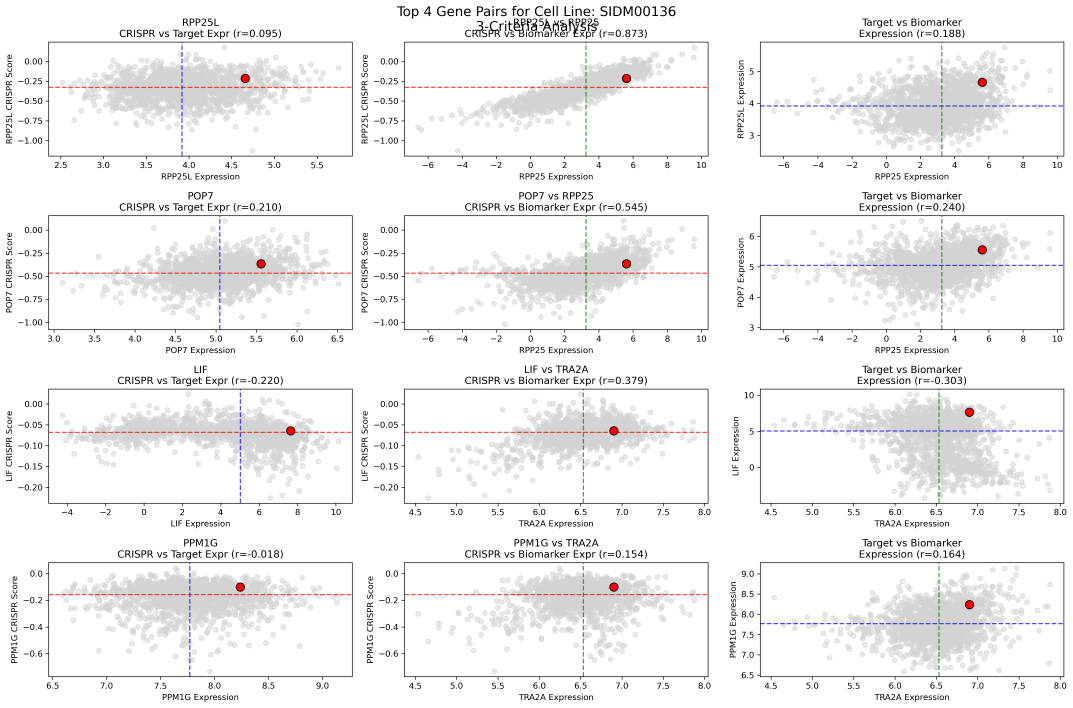
#> input picture notebooks/validation_growth_tissue/cell_line_SIDM00136_examples.png, 5364 x 3539 px (shown at 1/5 size)
$ python -i dipvae_metrics.py   (imports and definitions only)
#> lines starting #> are read from the running program, lines starting #| are printed output that depends on the picture; after the words box and inside, x2 and y2 are one past the last pixel; in counts of white or black regions, pixels touching at a corner belong together
import pandas as pd
import matplotlib.pyplot as plt
import numpy as np
from sklearn.feature_selection import mutual_info_regression
from sklearn.decomposition import PCA
import pytesseract
import cv2
import re
from PhenPred.Utils import two_vars_correlation
from PhenPred.vae.Train import CLinesTrain
from PhenPred.vae.DatasetDepMap23Q2 import CLinesDatasetDepMap23Q2
from PhenPred.vae.DatasetMOFA import CLinesDatasetMOFA
from PhenPred.vae.Hypers import Hypers
import seaborn as sns


# [44 lines left out: functions compute_mutual_information, compute_avg_mutual_information, PCA_variance_explained, variance_of_PCs_explained_variance, not called in this run]


def mse_new_drugresponse_dataset(image_path):
    # Load the image
    image = cv2.imread(image_path)
#> image is the input picture: shape (3539, 5364, 3); mean B, G, R 242.3, 242.1, 242.7

    # Convert to grayscale
    gray_image = cv2.cvtColor(image, cv2.COLOR_BGR2GRAY)

    # Apply thresholding to binarize the image
    _, binary_image = cv2.threshold(gray_image, 128, 255, cv2.THRESH_BINARY_INV)
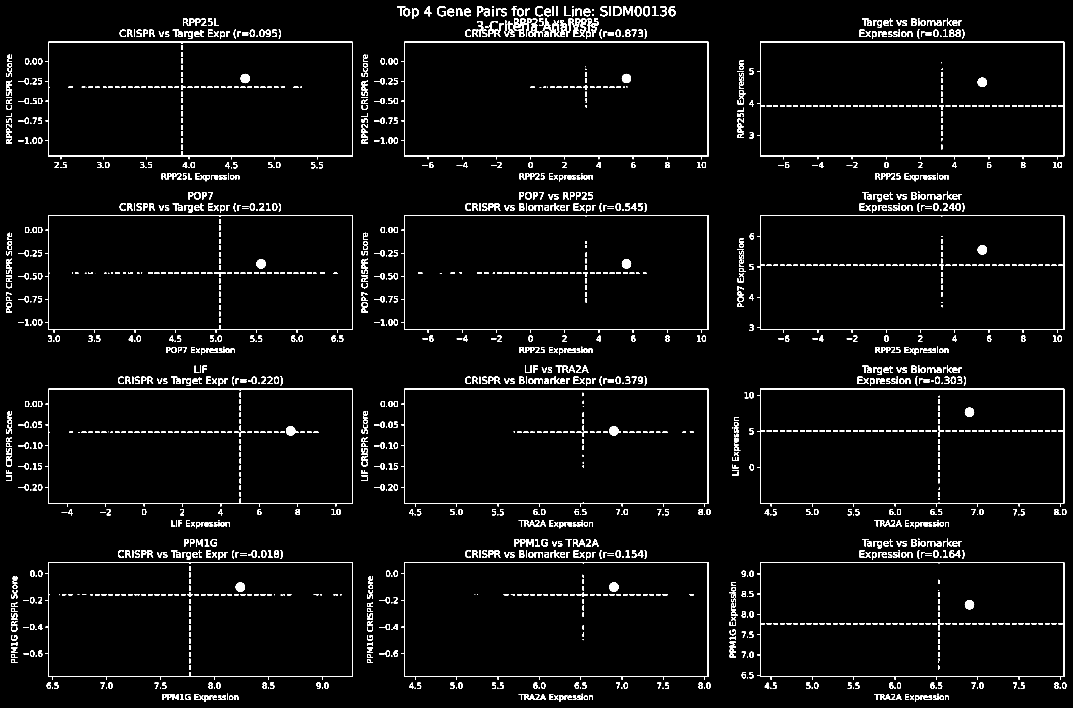
#> binary_image: shape (3539, 5364) (shown at 1/5 size); 3% white; 1913 white regions (28 under 20 px), largest, box (x1, y1, x2, y2) and area: (228, 1944, 1763, 2532) 13254, (3786, 2812, 5321, 3399) 13254, (228, 1077, 1763, 1664) 13242

    # Apply noise reduction
    blurred_image = cv2.GaussianBlur(binary_image, (5, 5), 0)
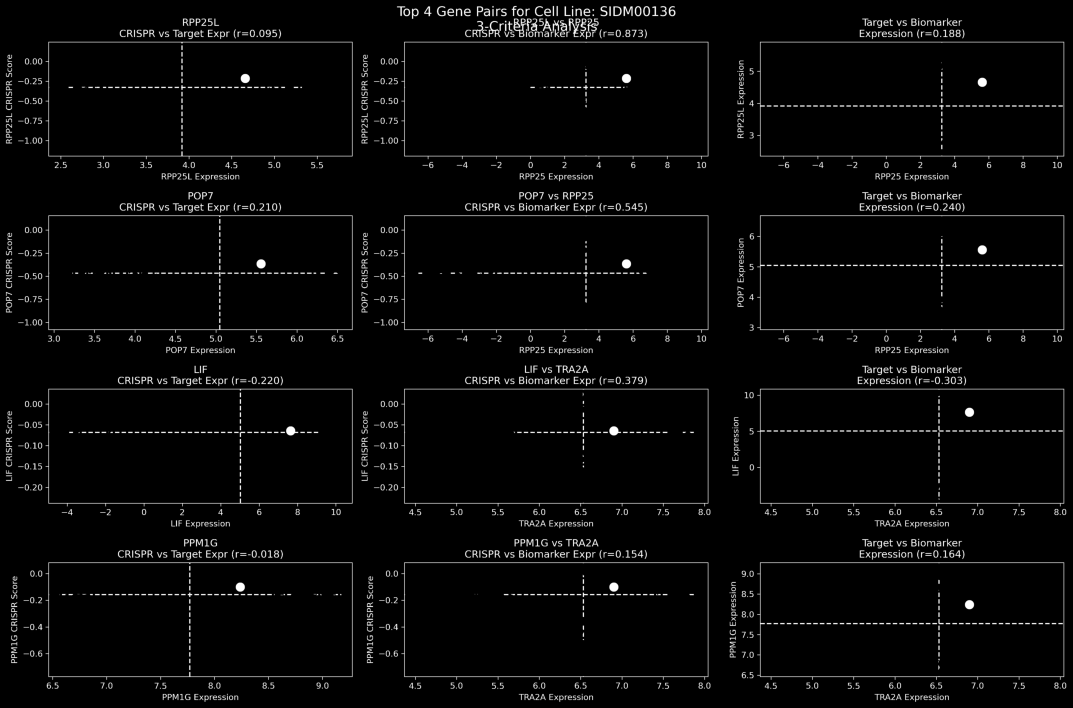
#> blurred_image: shape (3539, 5364) (shown at 1/5 size); min 0, max 255, mean 7.5

    # Perform OCR
#> (the run stopped early here; a loop or call above may not have finished)

$ run again, on notebooks/validation_growth_tissue/3d_scatter_top_pair.png
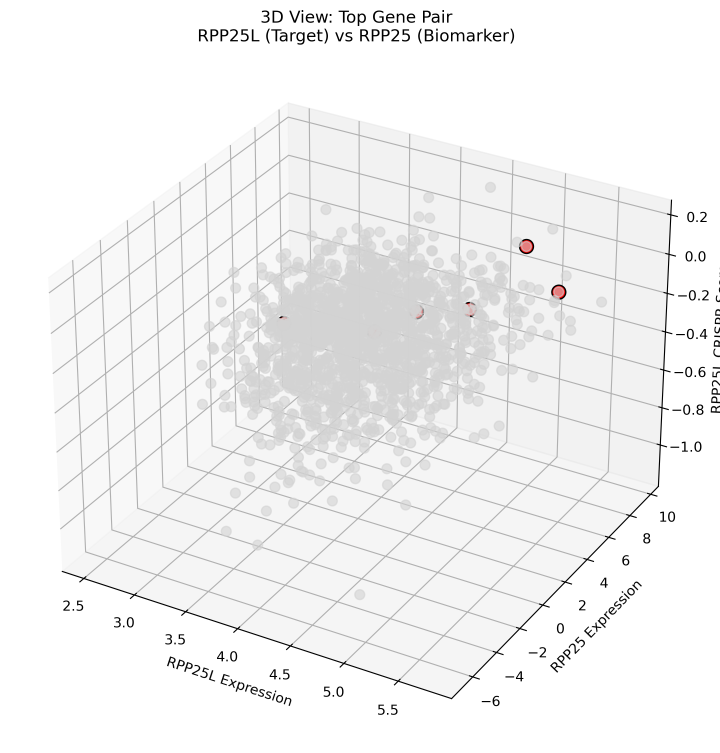
#> input picture notebooks/validation_growth_tissue/3d_scatter_top_pair.png, 2160 x 2257 px (shown at 1/3 size)
#> in mse_new_drugresponse_dataset, image is the input picture: shape (2257, 2160, 3); mean B, G, R 242.7, 242.7, 242.8
#> in mse_new_drugresponse_dataset, `_, binary_image = cv2.threshold(gray_image, 128, 255, cv2.THRESH_BINAR..`:
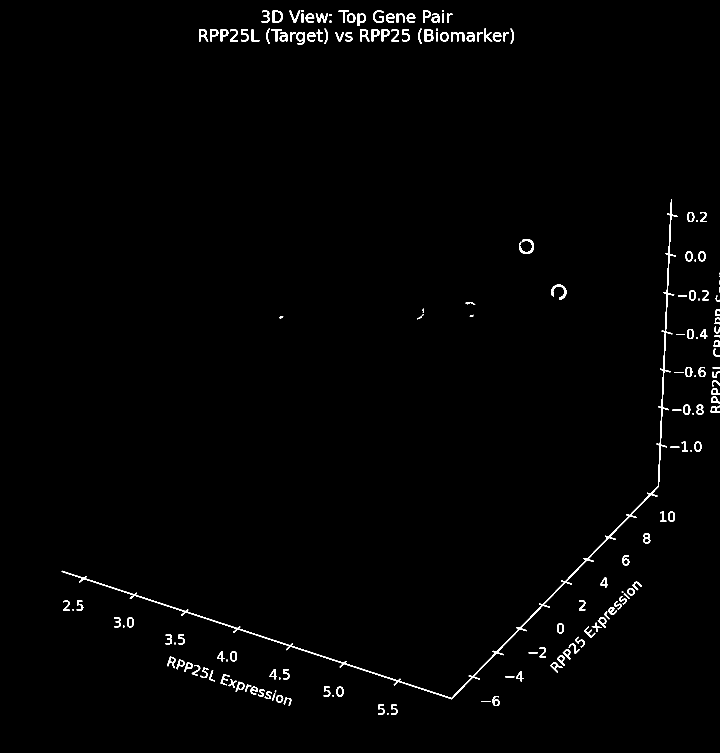
#> binary_image: shape (2257, 2160) (shown at 1/3 size); 1% white; 178 white regions (7 under 20 px), largest, box (x1, y1, x2, y2) and area: (185, 599, 2034, 2098) 12277, (1557, 717, 1602, 762) 668, (1654, 854, 1699, 899) 626
#> in mse_new_drugresponse_dataset, `blurred_image = cv2.GaussianBlur(binary_image, (5, 5), 0)`:
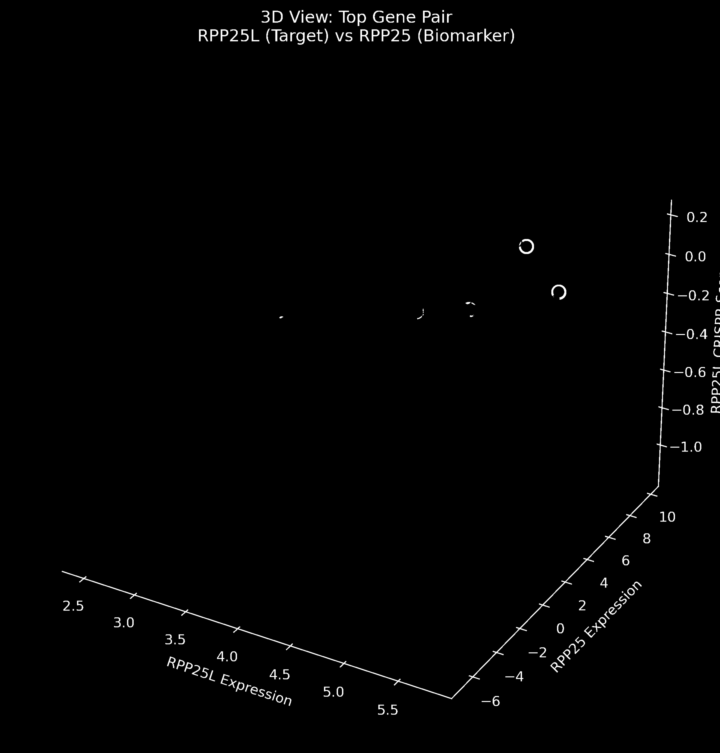
#> blurred_image: shape (2257, 2160) (shown at 1/3 size); min 0, max 255, mean 2.5
